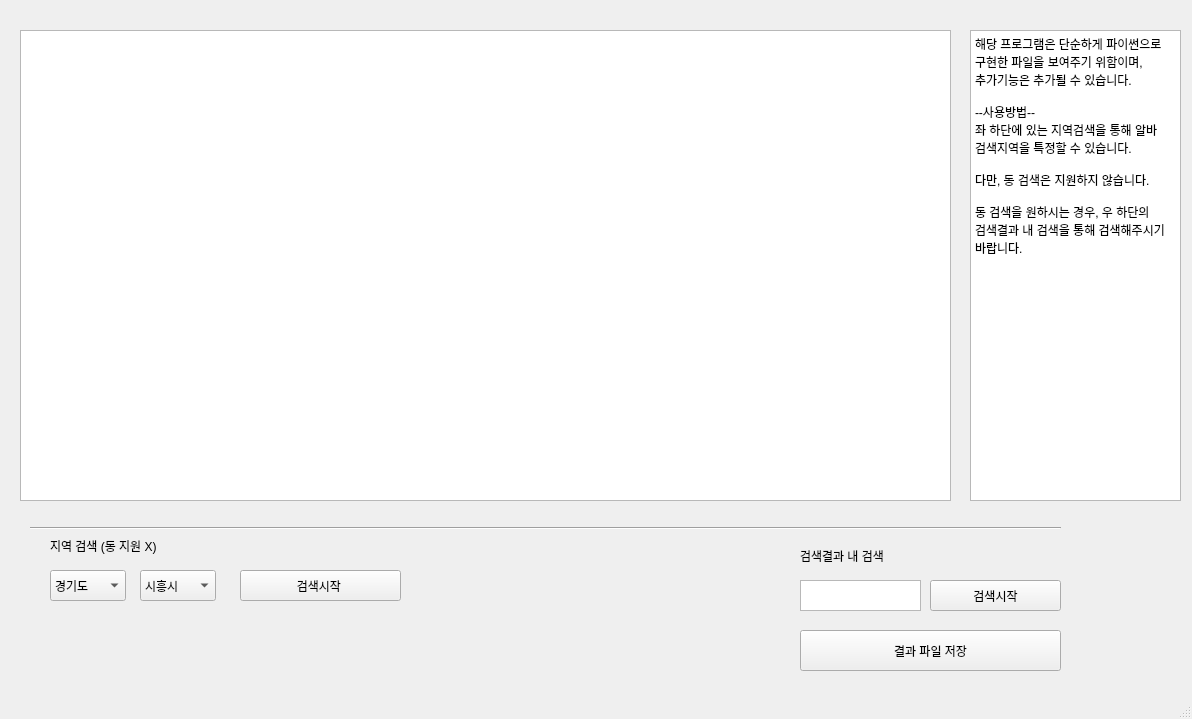
<?xml version="1.0" encoding="UTF-8"?>
<ui version="4.0">
 <class>MainWindow</class>
 <widget class="QMainWindow" name="MainWindow">
  <property name="geometry">
   <rect>
    <x>0</x>
    <y>0</y>
    <width>1192</width>
    <height>719</height>
   </rect>
  </property>
  <property name="windowTitle">
   <string>MainWindow</string>
  </property>
  <widget class="QWidget" name="centralwidget">
   <widget class="QTableView" name="tableView">
    <property name="geometry">
     <rect>
      <x>20</x>
      <y>30</y>
      <width>931</width>
      <height>471</height>
     </rect>
    </property>
   </widget>
   <widget class="Line" name="line">
    <property name="geometry">
     <rect>
      <x>30</x>
      <y>520</y>
      <width>1031</width>
      <height>16</height>
     </rect>
    </property>
    <property name="orientation">
     <enum>Qt::Horizontal</enum>
    </property>
   </widget>
   <widget class="QTextEdit" name="textEdit">
    <property name="geometry">
     <rect>
      <x>800</x>
      <y>580</y>
      <width>121</width>
      <height>31</height>
     </rect>
    </property>
   </widget>
   <widget class="QLabel" name="label">
    <property name="geometry">
     <rect>
      <x>800</x>
      <y>540</y>
      <width>201</width>
      <height>31</height>
     </rect>
    </property>
    <property name="text">
     <string>검색결과 내 검색</string>
    </property>
   </widget>
   <widget class="QComboBox" name="comboBox">
    <property name="geometry">
     <rect>
      <x>50</x>
      <y>570</y>
      <width>76</width>
      <height>31</height>
     </rect>
    </property>
    <item>
     <property name="text">
      <string>경기도</string>
     </property>
    </item>
   </widget>
   <widget class="QComboBox" name="comboBox_2">
    <property name="geometry">
     <rect>
      <x>140</x>
      <y>570</y>
      <width>76</width>
      <height>31</height>
     </rect>
    </property>
    <item>
     <property name="text">
      <string>시흥시</string>
     </property>
    </item>
    <item>
     <property name="text">
      <string>수원시</string>
     </property>
    </item>
    <item>
     <property name="text">
      <string>안산시</string>
     </property>
    </item>
   </widget>
   <widget class="QLabel" name="label_2">
    <property name="geometry">
     <rect>
      <x>50</x>
      <y>530</y>
      <width>181</width>
      <height>31</height>
     </rect>
    </property>
    <property name="text">
     <string>지역 검색 (동 지원 X)</string>
    </property>
   </widget>
   <widget class="QTextBrowser" name="textBrowser">
    <property name="geometry">
     <rect>
      <x>970</x>
      <y>30</y>
      <width>211</width>
      <height>471</height>
     </rect>
    </property>
    <property name="html">
     <string>&lt;!DOCTYPE HTML PUBLIC &quot;-//W3C//DTD HTML 4.0//EN&quot; &quot;http://www.w3.org/TR/REC-html40/strict.dtd&quot;&gt;
&lt;html&gt;&lt;head&gt;&lt;meta name=&quot;qrichtext&quot; content=&quot;1&quot; /&gt;&lt;style type=&quot;text/css&quot;&gt;
p, li { white-space: pre-wrap; }
&lt;/style&gt;&lt;/head&gt;&lt;body style=&quot; font-family:'Gulim'; font-size:9pt; font-weight:400; font-style:normal;&quot;&gt;
&lt;p style=&quot; margin-top:0px; margin-bottom:0px; margin-left:0px; margin-right:0px; -qt-block-indent:0; text-indent:0px;&quot;&gt;해당 프로그램은 단순하게 파이썬으로 구현한 파일을 보여주기 위함이며, &lt;/p&gt;
&lt;p style=&quot; margin-top:0px; margin-bottom:0px; margin-left:0px; margin-right:0px; -qt-block-indent:0; text-indent:0px;&quot;&gt;추가기능은 추가될 수 있습니다.&lt;/p&gt;
&lt;p style=&quot;-qt-paragraph-type:empty; margin-top:0px; margin-bottom:0px; margin-left:0px; margin-right:0px; -qt-block-indent:0; text-indent:0px;&quot;&gt;&lt;br /&gt;&lt;/p&gt;
&lt;p style=&quot; margin-top:0px; margin-bottom:0px; margin-left:0px; margin-right:0px; -qt-block-indent:0; text-indent:0px;&quot;&gt;--사용방법--&lt;/p&gt;
&lt;p style=&quot; margin-top:0px; margin-bottom:0px; margin-left:0px; margin-right:0px; -qt-block-indent:0; text-indent:0px;&quot;&gt;좌 하단에 있는 지역검색을 통해 알바 검색지역을 특정할 수 있습니다.&lt;/p&gt;
&lt;p style=&quot;-qt-paragraph-type:empty; margin-top:0px; margin-bottom:0px; margin-left:0px; margin-right:0px; -qt-block-indent:0; text-indent:0px;&quot;&gt;&lt;br /&gt;&lt;/p&gt;
&lt;p style=&quot; margin-top:0px; margin-bottom:0px; margin-left:0px; margin-right:0px; -qt-block-indent:0; text-indent:0px;&quot;&gt;다만, 동 검색은 지원하지 않습니다.&lt;/p&gt;
&lt;p style=&quot; margin-top:0px; margin-bottom:0px; margin-left:0px; margin-right:0px; -qt-block-indent:0; text-indent:0px;&quot;&gt; &lt;/p&gt;
&lt;p style=&quot; margin-top:0px; margin-bottom:0px; margin-left:0px; margin-right:0px; -qt-block-indent:0; text-indent:0px;&quot;&gt;동 검색을 원하시는 경우, 우 하단의 검색결과 내 검색을 통해 검색해주시기 바랍니다.&lt;/p&gt;&lt;/body&gt;&lt;/html&gt;</string>
    </property>
   </widget>
   <widget class="QPushButton" name="pushButton">
    <property name="geometry">
     <rect>
      <x>240</x>
      <y>570</y>
      <width>161</width>
      <height>31</height>
     </rect>
    </property>
    <property name="text">
     <string>검색시작 </string>
    </property>
   </widget>
   <widget class="QPushButton" name="pushButton_2">
    <property name="geometry">
     <rect>
      <x>930</x>
      <y>580</y>
      <width>131</width>
      <height>31</height>
     </rect>
    </property>
    <property name="text">
     <string>검색시작</string>
    </property>
   </widget>
   <widget class="QPushButton" name="pushButton_3">
    <property name="geometry">
     <rect>
      <x>800</x>
      <y>630</y>
      <width>261</width>
      <height>41</height>
     </rect>
    </property>
    <property name="text">
     <string>결과 파일 저장</string>
    </property>
   </widget>
  </widget>
  <widget class="QMenuBar" name="menubar">
   <property name="geometry">
    <rect>
     <x>0</x>
     <y>0</y>
     <width>1192</width>
     <height>21</height>
    </rect>
   </property>
  </widget>
  <widget class="QStatusBar" name="statusbar"/>
 </widget>
 <resources/>
 <connections/>
</ui>
